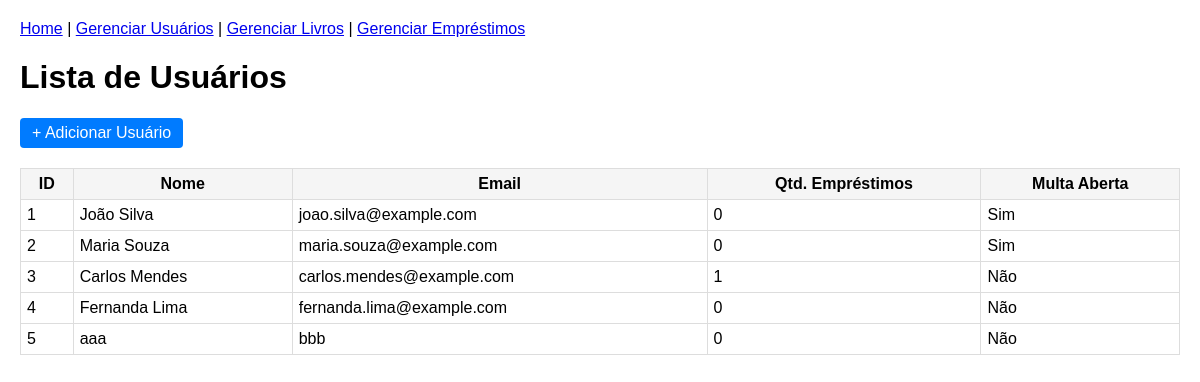
Screenshot of /web/usuarios with the database file from the repository.
### db/modelos.py (models this page shows)
class Usuario(SQLModel, table=True):
    id: Optional[int] = Field(default=None, primary_key=True)
    nome: str
    email: str
    qtd_emprestimo: int = 0
    possui_multa_aberta: bool = False
    emprestimos: List["Emprestimo"] = Relationship(back_populates="usuario")

### server/web_ui.py (the view)
@router.get("/usuarios")
def web_list_usuarios(request: Request, q: str | None = None, sessao: Session = Depends(obter_sessao)):
    resultado = sessao.exec(select(Usuario)) if hasattr(sessao, 'exec') else sessao.query(Usuario)
    usuarios = [r[0] if not isinstance(r, Usuario) else r for r in resultado]
    if q:
        usuarios = [u for u in usuarios if q.lower() in u.nome.lower()]
    usuarios_dict = [
        {
            "id": u.id,
            "nome": u.nome,
            "email": u.email,
            "qtd_emprestimo": u.qtd_emprestimo,
            "possui_multa_aberta": u.possui_multa_aberta,
        }
        for u in usuarios
    ]
    return templates.TemplateResponse(
        "usuarios_list.html",
        {"request": request, "usuarios": usuarios_dict},
    )

### server/templates/usuarios_list.html
{% extends "base.html" %}
{% block content %}
<h1>Lista de Usuários</h1>
<a href="/web/usuarios/novo" style="display:inline-block;margin-bottom:10px;padding:6px 12px;background-color:#007bff;color:white;text-decoration:none;border-radius:4px;">
  + Adicionar Usuário
</a>
<table border="1" cellpadding="8" cellspacing="0">
  <thead>
    <tr>
      <th>ID</th>
      <th>Nome</th>
      <th>Email</th>
      <th>Qtd. Empréstimos</th>
      <th>Multa Aberta</th>
    </tr>
  </thead>
  <tbody>
    {% for usuario in usuarios %}
    <tr>
      <td>{{ usuario.id }}</td>
      <td>{{ usuario.nome }}</td>
      <td>{{ usuario.email }}</td>
      <td>{{ usuario.qtd_emprestimo }}</td>
      <td>{% if usuario.possui_multa_aberta %}Sim{% else %}Não{% endif %}</td>
    </tr>
    {% endfor %}
  </tbody>
</table>
{% endblock %}

### server/static/style.css (style rules this page uses)
body { font-family: Arial, sans-serif; margin: 20px; }
table { width: 100%; border-collapse: collapse; margin-top: 10px; }
th, td { border: 1px solid #ddd; padding: 6px; }
th { background: #f5f5f5; }

### rows the page displays
Usuario: id "1", nome "João Silva", email "joao.silva@example.com", qtd_emprestimo "0", possui_multa_aberta "Sim"
Usuario: id "2", nome "Maria Souza", email "maria.souza@example.com", qtd_emprestimo "0", possui_multa_aberta "Sim"
Usuario: id "3", nome "Carlos Mendes", email "carlos.mendes@example.com", qtd_emprestimo "1", possui_multa_aberta "Não"
Usuario: id "4", nome "Fernanda Lima", email "fernanda.lima@example.com", qtd_emprestimo "0", possui_multa_aberta "Não"
Usuario: id "5", nome "aaa", email "bbb", qtd_emprestimo "0", possui_multa_aberta "Não"
